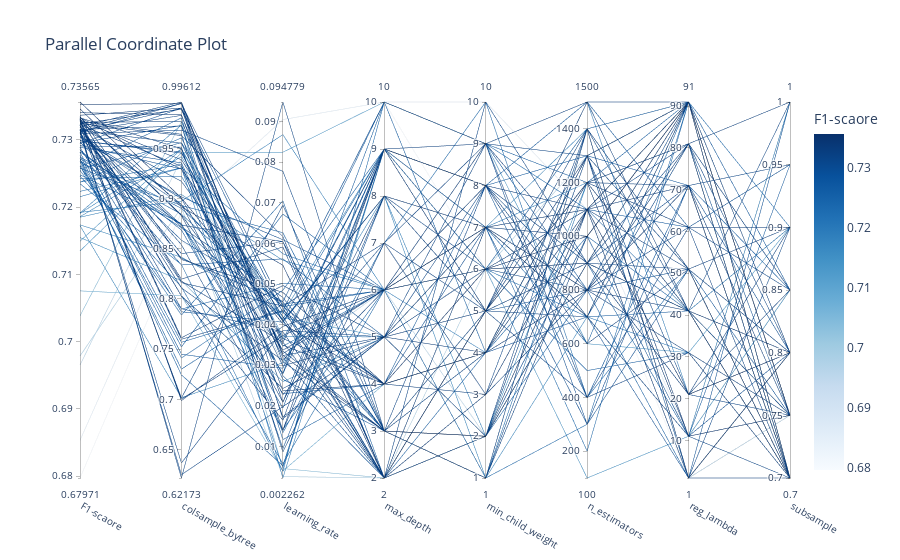

The code cell stored with this chart in its notebook:
### Markdown cell above
#### 4.4.2.4. Coordenadas Paralelas de Relacionamento

### Code cell
plot_parallel_coordinate(study_xgb, params=params_optuna, target_name = "F1-scaore" )
